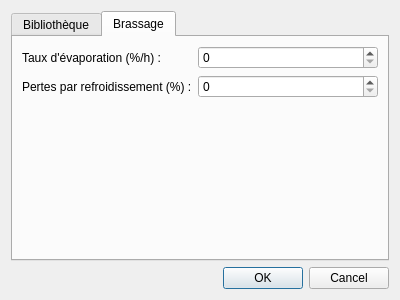
<?xml version="1.0" encoding="UTF-8"?>
<ui version="4.0">
 <class>Preferences</class>
 <widget class="QDialog" name="Preferences">
  <property name="geometry">
   <rect>
    <x>0</x>
    <y>0</y>
    <width>400</width>
    <height>300</height>
   </rect>
  </property>
  <property name="windowTitle">
   <string>Préférences</string>
  </property>
  <layout class="QVBoxLayout" name="verticalLayout">
   <item>
    <widget class="QTabWidget" name="tabWidget">
     <property name="enabled">
      <bool>true</bool>
     </property>
     <property name="currentIndex">
      <number>1</number>
     </property>
     <widget class="QWidget" name="Bibliotheque">
      <attribute name="title">
       <string>Bibliothèque</string>
      </attribute>
      <layout class="QVBoxLayout" name="verticalLayout_2">
       <item>
        <widget class="QLabel" name="label">
         <property name="text">
          <string>&lt;!DOCTYPE HTML PUBLIC &quot;-//W3C//DTD HTML 4.0//EN&quot; &quot;http://www.w3.org/TR/REC-html40/strict.dtd&quot;&gt;
&lt;html&gt;&lt;head&gt;&lt;meta name=&quot;qrichtext&quot; content=&quot;1&quot; /&gt;&lt;style type=&quot;text/css&quot;&gt;
p, li { white-space: pre-wrap; }
&lt;/style&gt;&lt;/head&gt;&lt;body style=&quot; font-family:'Droid Sans'; font-size:10pt; font-weight:400; font-style:normal;&quot;&gt;
&lt;p style=&quot; margin-top:0px; margin-bottom:0px; margin-left:0px; margin-right:0px; -qt-block-indent:0; text-indent:0px;&quot;&gt;&lt;span style=&quot; font-weight:600;&quot;&gt;Emplacement de la bibliothèque : &lt;/span&gt;&lt;/p&gt;&lt;/body&gt;&lt;/html&gt;</string>
         </property>
        </widget>
       </item>
       <item>
        <layout class="QHBoxLayout" name="horizontalLayout">
         <item>
          <widget class="QLineEdit" name="lineEditPathLib"/>
         </item>
         <item>
          <widget class="QPushButton" name="pushButtonChangeLib">
           <property name="text">
            <string>Changer</string>
           </property>
          </widget>
         </item>
        </layout>
       </item>
       <item>
        <spacer name="verticalSpacer">
         <property name="orientation">
          <enum>Qt::Vertical</enum>
         </property>
         <property name="sizeHint" stdset="0">
          <size>
           <width>20</width>
           <height>40</height>
          </size>
         </property>
        </spacer>
       </item>
      </layout>
     </widget>
     <widget class="QWidget" name="tab">
      <attribute name="title">
       <string>Brassage</string>
      </attribute>
      <layout class="QGridLayout" name="gridLayout">
       <item row="0" column="0">
        <layout class="QFormLayout" name="formLayout">
         <property name="fieldGrowthPolicy">
          <enum>QFormLayout::AllNonFixedFieldsGrow</enum>
         </property>
         <item row="0" column="0">
          <widget class="QLabel" name="label_2">
           <property name="text">
            <string>Taux d'évaporation (%/h) :</string>
           </property>
          </widget>
         </item>
         <item row="0" column="1">
          <widget class="QSpinBox" name="spinBoxBoilOff"/>
         </item>
         <item row="1" column="0">
          <widget class="QLabel" name="label_3">
           <property name="text">
            <string>Pertes par refroidissement (%) :</string>
           </property>
          </widget>
         </item>
         <item row="1" column="1">
          <widget class="QSpinBox" name="spinBoxCooling"/>
         </item>
        </layout>
       </item>
      </layout>
     </widget>
    </widget>
   </item>
   <item>
    <widget class="QDialogButtonBox" name="buttonBox">
     <property name="orientation">
      <enum>Qt::Horizontal</enum>
     </property>
     <property name="standardButtons">
      <set>QDialogButtonBox::Cancel|QDialogButtonBox::Ok</set>
     </property>
    </widget>
   </item>
  </layout>
 </widget>
 <resources/>
 <connections>
  <connection>
   <sender>buttonBox</sender>
   <signal>accepted()</signal>
   <receiver>Preferences</receiver>
   <slot>accept()</slot>
   <hints>
    <hint type="sourcelabel">
     <x>248</x>
     <y>254</y>
    </hint>
    <hint type="destinationlabel">
     <x>157</x>
     <y>274</y>
    </hint>
   </hints>
  </connection>
  <connection>
   <sender>buttonBox</sender>
   <signal>rejected()</signal>
   <receiver>Preferences</receiver>
   <slot>reject()</slot>
   <hints>
    <hint type="sourcelabel">
     <x>316</x>
     <y>260</y>
    </hint>
    <hint type="destinationlabel">
     <x>286</x>
     <y>274</y>
    </hint>
   </hints>
  </connection>
 </connections>
</ui>
